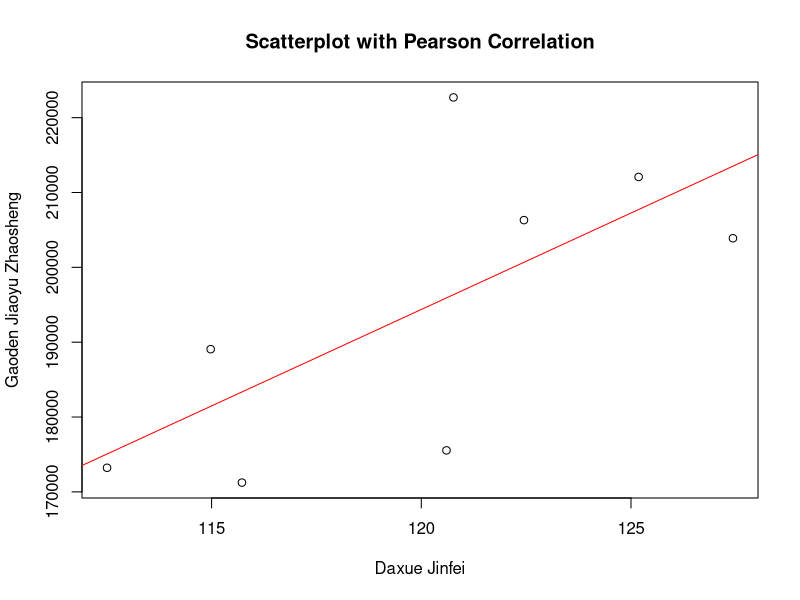
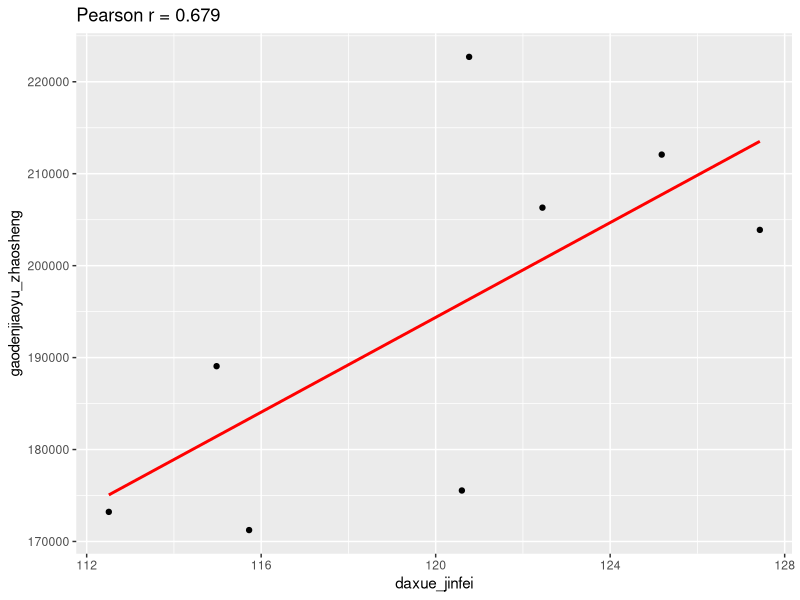
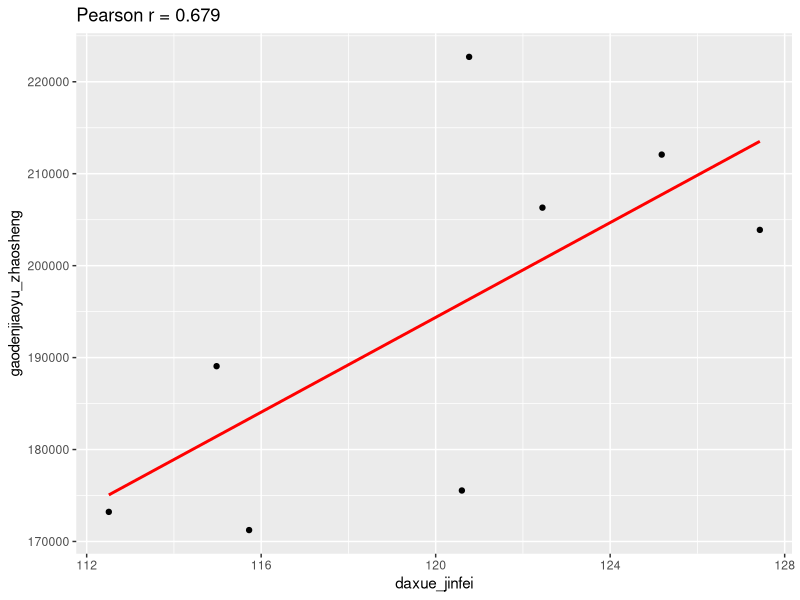

Source code (R) for these figures, in order:
library(ggplot2)
data <- data.frame(
  daxue_jinfei=c(112.5077,
        115.7238,
        120.6006,
                                127.4309,
                                114.9781,
                                122.4476,
                                120.7671,
                                125.1818),
                          gaodenjiaoyu_zhaosheng=c(173218,
        171239,
        175543,
        203888,
        189064,
        206308,
        222706,
        212078)      
)
output_dir <- "d:/JianMoXiaosai/3/plot"  # 修改为希望保存图形的目录
if (!dir.exists(output_dir)) {
  dir.create(output_dir, recursive = TRUE)  # 如果目录不存在，则创建
}
plot(data$daxue_jinfei, data$gaodenjiaoyu_zhaosheng,
     main = "Scatterplot with Pearson Correlation",
     xlab = "Daxue Jinfei", ylab = "Gaoden Jiaoyu Zhaosheng")
abline(lm(data$gaodenjiaoyu_zhaosheng ~ data$daxue_jinfei), col = "red")



ggplot(data, aes(x = daxue_jinfei, y = gaodenjiaoyu_zhaosheng)) +
  geom_point() +
  geom_smooth(method = "lm", se = FALSE, color = "red") +
  labs(title = paste("Pearson r =", round(cor(data$daxue_jinfei, data$gaodenjiaoyu_zhaosheng), 3)))


p_original <- last_plot()
ggsave(file.path(output_dir, "a3b3.png"), plot = p_original, width = 8, height = 6, dpi = 300)
